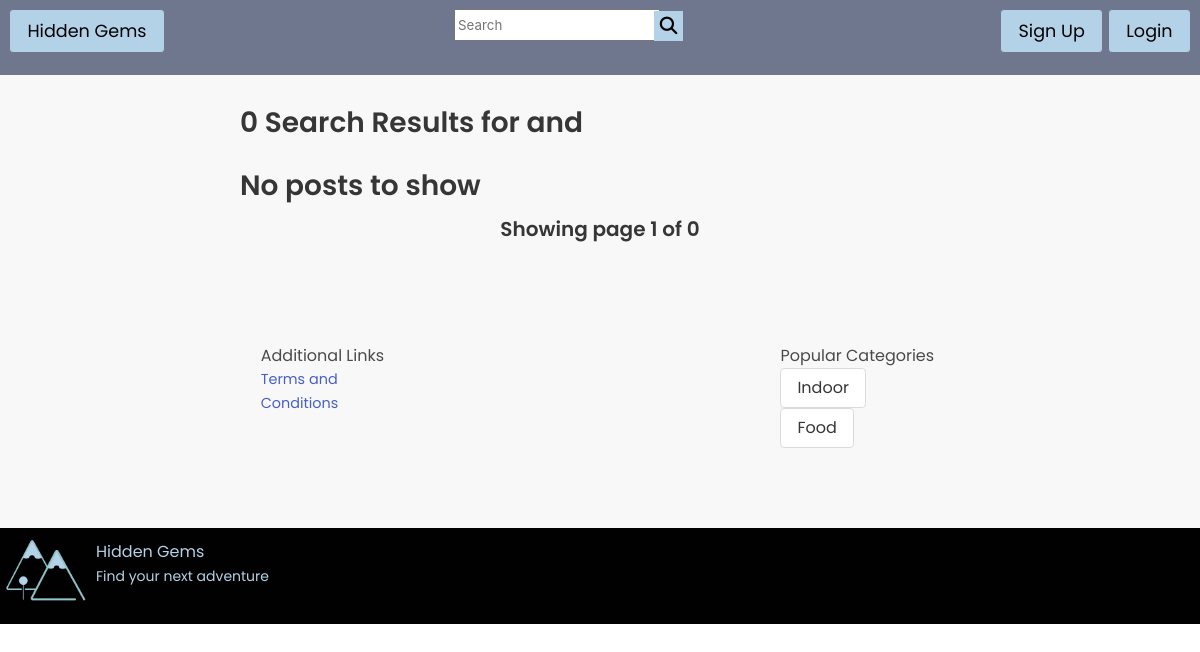
The page /search.php?phrase=and on the database as committed earlier.
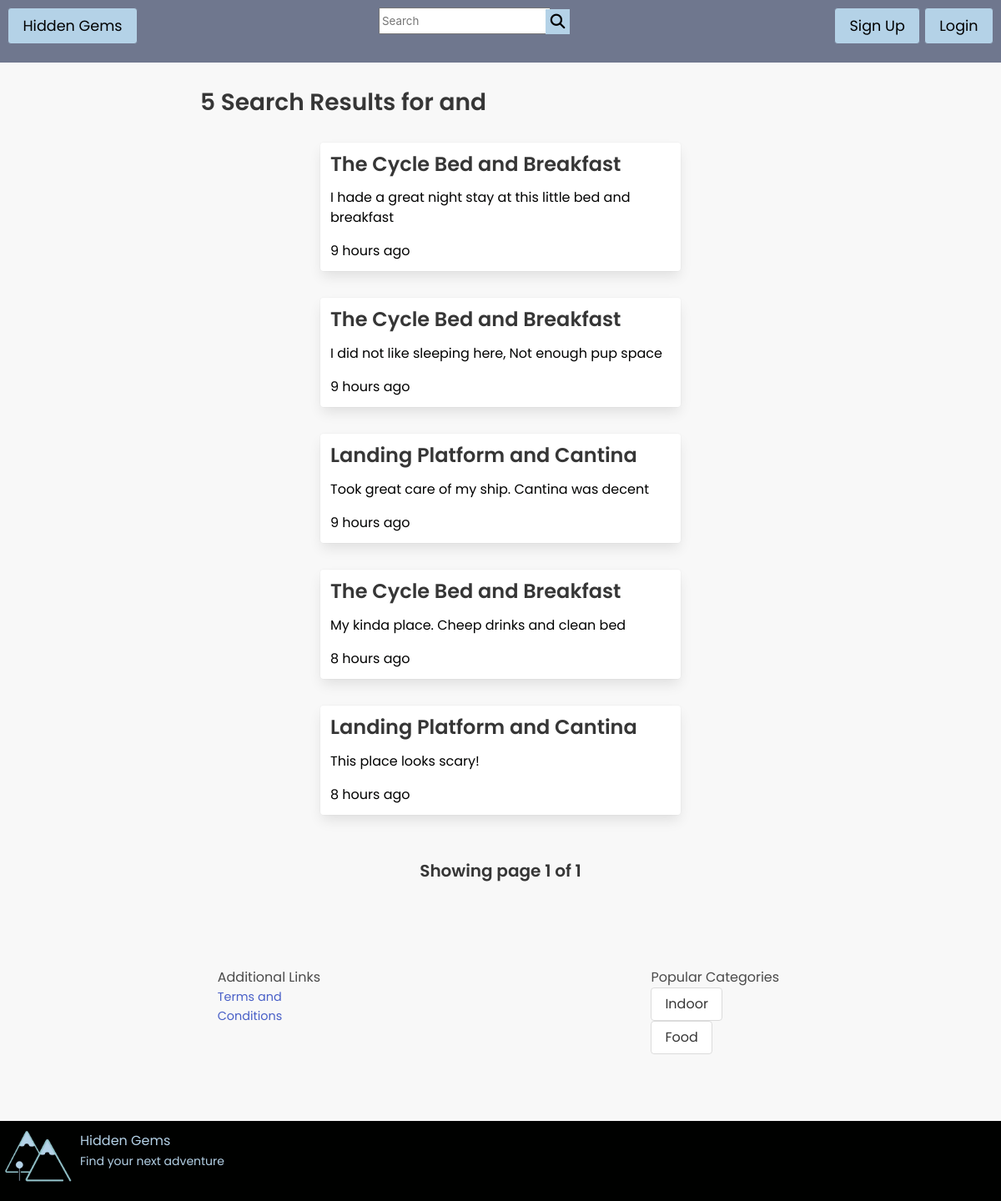
The same page on the database as committed later.
### tables this page shows
CREATE TABLE `posts` (
  `post_id` mediumint(9) NOT NULL,
  `body` text NOT NULL,
  `photo` text NOT NULL,
  `date` datetime NOT NULL,
  `is_approved` int(2) NOT NULL,
  `rating` tinyint(5) NOT NULL,
  `user_id` int(11) NOT NULL,
  `location_id` int(11) NOT NULL
);

CREATE TABLE `locations` (
  `location_id` mediumint(9) NOT NULL,
  `title` varchar(300) NOT NULL,
  `lat` double NOT NULL,
  `lng` double NOT NULL,
  `category_id` int(11) NOT NULL,
  `image` text NOT NULL,
  `user_id` int(11) NOT NULL,
  `is_published` tinyint(4) NOT NULL
);

### includes/functions.php (called while the page is built, shortened)
<?php
function time_ago($datetime, $full = false) {
    $now = new DateTime;
    $ago = new DateTime($datetime);
    $diff = $now->diff($ago);
    $diff->w = floor($diff->d / 7);
    $diff->d -= $diff->w * 7;
    $string = array(
        'y' => 'year',
        'm' => 'month',
        'w' => 'week',
        'd' => 'day',
        'h' => 'hour',
        'i' => 'minute',
        's' => 'second',
    );
    foreach ($string as $k => &$v) {
        if ($diff->$k) {
            $v = $diff->$k . ' ' . $v . ($diff->$k > 1 ? 's' : '');
        } else {
            unset($string[$k]);
        }
    }
    if (!$full) $string = array_slice($string, 0, 1);
    return $string ? implode(', ', $string) . ' ago' : 'just now';
}
function check_login(){
    global $DB;
    if( isset($_SESSION['access_token']) AND isset($_SESSION['user_id']) ){
        $data = array( 'access_token' =>$_SESSION['access_token']  );
        $result = $DB->prepare(
            "SELECT * FROM users
            WHERE  access_token = :access_token
            LIMIT 1");
        $result->execute( $data );
        if($result->rowCount() > 0){
            $row = $result->fetch();
            if( password_verify( $row['user_id'], $_SESSION['user_id'] ) ){
                return $row;
            }else{
                return false;
            }
        }else{
            return false;
        }
    }else{
        return false;
    }
}
    ?>

### search.php (the view, shortened to what this page needs)
<?php
require_once( 'includes/config.php' );
require_once( 'includes/functions.php' );
$per_page=9;
$current_page=1;
if(isset($_GET['phrase'])){
    $phrase =   trim(strip_tags($_GET['phrase']));
}else{
    $phrase = '';
}
require( 'includes/header.php' );
?>
<main class="content">
	<div>
		<?php
 $query = 'SELECT *
 FROM  locations, posts
 WHERE title LIKE :phrase
 AND locations.location_id = posts.location_id';
		$result = $DB->prepare($query);
		$result->execute( array('phrase' => "%$phrase%") );
        $total = $result->rowCount();
    $max_pages =ceil($total / $per_page);
	if($current_page < 1 OR $current_page > $max_pages){ $current_page = 1;}
	$offset = ($current_page - 1) * $per_page;
	$query .= ' LIMIT :offset, :per_page';
	$result = $DB->prepare($query);
	$wildcard = "%$phrase%";
	$result->bindParam('phrase', $wildcard, PDO::PARAM_STR);
	$result->bindParam('offset', $offset, PDO::PARAM_INT);
	$result->bindParam('per_page', $per_page, PDO::PARAM_INT);
	$result->execute();
         ?>
         <section class="full"><h2><?php echo $total ?> Search Results for <?php echo  $phrase ?></h2></section>
         <?php
		if( $result->rowCount() ){
			while( $row = $result->fetch() ){
?>
	<article class="searchResults" style="width: 100%; margin: 2rem auto;">
		<div class="card"style="padding:.75rem;">
				<a href="single.php?location_id=<?php echo $row['location_id']?>">
				<h3 class="post-title clamp"><?php echo $row['title']; ?></h3>
				<p class="post-excerpt clamp"><?php echo $row['body']; ?></p>
				<div class="flex post-info">
					<span class="date"><?php echo time_ago($row['date']); ?></span>
				</div>
				</a>
		</div>
	</article>
		<?php
			}
			?>
		<?php
		}else{
			echo '<h2>No posts to show</h2>';
		}
		?>
        <section class="full" style="text-align: center;">
		<h4>Showing page <?php echo $current_page; ?> of <?php echo $max_pages; ?></h4>
		</section>
	</div>
</main>
<?php
require('includes/footer.php');
?>

### includes/header.php (shortened to what this page needs)
<?php
$loggedin_user = check_login();
?>
<!DOCTYPE html>
<html lang="en">
<head>
    <link rel="stylesheet" href="https://cdn.jsdelivr.net/npm/bulma@0.9.4/css/bulma.min.css">
    <link rel="stylesheet" href="css/style.css">
</head>
<body>
<header>
  <a href="index.php" class="button logo"><h1> Hidden Gems </h1></a>
  <form action="search.php" method="get" class="searchform">
        <input type="search" name="phrase" placeholder="Search">
        <button type="submit" value="search"><i class="fa-solid fa-magnifying-glass"></i></button>
    </form>
  <div>
  <?php if( $loggedin_user ){
 ?>
             <a href="login.php?action=logout"   class="button">
		Log Out
	</a>
	<a href="new-post.php" class="button">
		&plus; New Post
	</a>
		<a href="user.php"class="button">
		<?php echo $loggedin_user['name']; ?>
	</a>
  <?php }else{
 ?>	<a href="signup.php" class="button">
 Sign Up
</a>
<a href="login.php"  class="button">
 Login
</a>
<?php }
?>
  </div>
  </header>

### includes/footer.php
<footer>
      <div>
        <h4>Additional Links</h4>
        <ul> <li><a href="terms.php">Terms and Conditions</a></li>
        </ul>
      </div>
        <div>
        <h4>Popular Categories</h4>
        <ul> <li><a href="search.php?phrase=and" class="button">Indoor</a></li>
        <li><a href="search.php?phrase=store" class="button">Food</a></li>
        </ul>
      </div>
    </footer>
    <div style=" background-color: #000100; display: flex;"><img src="uploads/hg_logo.png" style="width: 8%;" alt=""><h2 style="padding-top:.75rem ;color: #B4D2E7;"> Hidden Gems <br> <small>Find your next adventure</small></h2></div>
    </body>
</html>

### css/style.css (style rules this page uses)
body { font-family: 'Poppins', sans-serif; background-color: #F8F8F8; min-width: 500px; }
header { padding: .55rem; background-color: #6f778e; display: flex; justify-content: space-between; min-height: 75px; }
header a.logo:first-of-type { text-align: left; }
header a.button, header button { background-color: #B4D2E7; border-color: #6f778e; color: #000100; font-size: .8rem; }
header form input { height: 2rem; width: 80%; }
header form button { border: solid 0px black; position: relative; left: -10px; height: 1.9rem; }
article.searchResults .card { width: 60%; margin: 0 auto; }
article.searchResults .card a { color: #000100; }
footer { display: flex; flex-direction: row; width: 100%; padding: 5rem; justify-content: space-around; }
footer div ul { display: flex; font-size: .9rem; width: 40%; flex-wrap: wrap; }
footer div ul:first-of-type { line-height: 1.45rem; }
main.content { width: 60%; margin: 2rem auto; }
@media screen and (min-width: 875px) { header a.button, header button { font-size: 1.1rem; } }
@media screen and (min-width: 875px) { header form button { border: solid 0px black; position: relative; left: -10px; top: 2px; height: 1.9rem; } }

Rows that differ between the two databases and show on the page:
added posts: location.title "The Cycle Bed and Breakfast", body "I hade a great night stay at this little bed and breakfast", date "9 hours ago"
added posts: location.title "The Cycle Bed and Breakfast", body "I did not like sleeping here, Not enough pup space", date "9 hours ago"
added posts: location.title "Landing Platform and Cantina", body "Took great care of my ship. Cantina was decent", date "9 hours ago"
added posts: location.title "The Cycle Bed and Breakfast", body "My kinda place. Cheep drinks and clean bed", date "8 hours ago"
added posts: location.title "Landing Platform and Cantina", body "This place looks scary!", date "8 hours ago"
Other text that changed with them:
$total: "0" → "5"
$max_pages: "0" → "1"
text no longer shown: "No posts to show"
